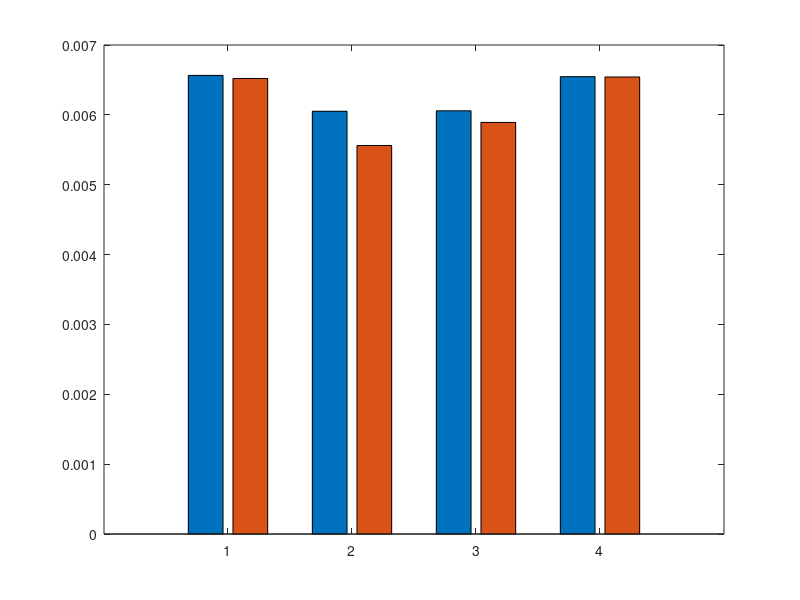

Here is the MATLAB script that generated this plot: (Note: this script raises an error after producing the figure.)
% Provided means and confidence intervals

y=[0.006564883596868629, 0.006520912941708507; 0.006051538947099697, 0.005561431011040054; 0.006058361768722534, 0.005891749143600464; 0.006547189566243692, 0.006542247367570125];
err= [0.00010159267676825474, 6.308378696437113e-05; 0.00013481461859947517, 0.00011469473760491306; 0.00010595953958644354, 7.58783029458119e-05; 0.00014246913303981988, 6.784432653382387e-05];
y25519 = [0.00286500883102417, 0.0022455451488494873; 0.0026629517078399657, 0.0021166069507598875; 0.003952840685844421, 0.0029152346849441527; 0.0029830316999065343, 0.002293733221974539];
err25519= [9.580028964922379e-05, 3.0766237401590583e-05; 8.664116379797567e-05, 3.11317687900526e-05; 0.0001683421276062035, 0.00011390469625630151; 0.00010322642628249198, 6.248683339195223e-05];
% Categories
categories = {'Sign', 'Verify'};
sessions = {"Blake"; "MD5"; "SHA256"; "SHA3-256" };
% Custom colors for bars
barColors = [0.4 0.4 0.4; 0.8 0.8 0.8];
% Plot
fig = figure(1); clf; 
hb = bar(y); % get the bar handles
hold on;
% Set custom colors for bars
for k = 1:size(y, 2)
    hb(k).FaceColor = barColors(k, :);
end
% Aligning error bars to individual bar within groups
groupwidth = min(0.8, 2/(2+1.5));
for k = 1:size(y, 2)
    xpos = (1:size(y, 1)) - groupwidth/2 + (2*k-1) * groupwidth / (2*size(y, 2));
    errorbar(xpos, y(:, k), err(:, k), 'LineStyle', 'none', 'Color', 'k', 'LineWidth', 1);
end
grid on;
% Set Axis properties
set(gca, 'xticklabel', sessions);
ylim([0, max(y(:)) + 0.002]);  % Adjust ylim based on your data
ylabel('Time [s]');
xlabel('Ed448 Algorithm');

% Add legend and customize as needed
legend(categories, 'Location', 'bestoutside');
set(gca, 'Fontsize', 25);
orient(fig, 'landscape');
% Save the figure as a PDF with legend outside the plot
set(gcf, 'PaperUnits', 'inches', 'PaperPosition', [0 0 8 6]); % Adjust size if needed
print(fig, '-bestfit', 'imp_signverifyed448','-dpdf');
